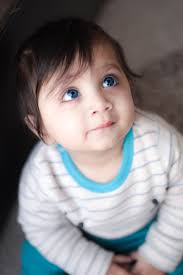
#> input picture 1.jpg, 183 x 275 px
$ python 'Image manipulation.py'
#> lines starting #> are read from the running program, lines starting #| are printed output that depends on the picture
import cv2
import numpy as np

# read image into matrix.
m =  cv2.imread("1.jpg")
#> m is the input picture: shape (275, 183, 3); mean B, G, R 129.4, 127.6, 130.7
# get image properties.
h,w,bpp = np.shape(m)
#> h = 275; w = 183; bpp = 3

# iterate over the entire image.
for py in range(0,h):
    for px in range(0,w):
        m[py][px][2] = 1
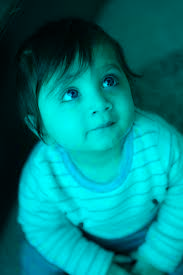
#> m: shape (275, 183, 3); mean B, G, R 129.4, 127.6, 1

# display image
cv2.imshow('matrix', m)
cv2.waitKey(1)
